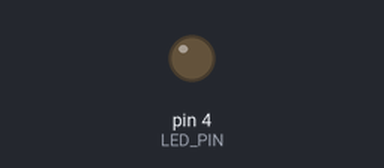
Bench run of a sketch on a simulated Arduino Uno, built with avr-gcc and run on an emulated ATmega328P. On the bench: output pins drawn as LEDs (lit = HIGH).

Above: at 0.15 s.
At 8.3 s:
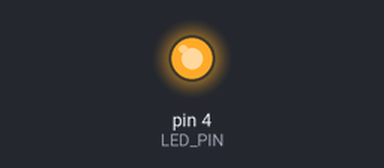
Timing chart, 0 to 14.3 s (numbered marks = the images above):
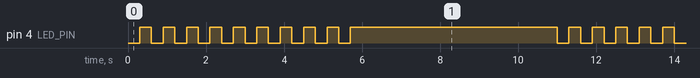

Measured:
- by itself, pin 4 (LED_PIN): repeats every 11.0 s: 8 × (LOW 0.30 s, HIGH 0.30 s), LOW 0.30 s, HIGH 5.3 s, LOW 0.30 s, HIGH 0.30 s
- by itself, everything shown: repeats every 11.0 s, in 20 steps

The sketch:

Example_4.ino
```cpp
#define LED_PIN 4
#define BUTTON 10


void setup() {
  // put your setup code here, to run once:
  pinMode(LED_PIN, OUTPUT);
  pinMode(BUTTON, INPUT);

}

void loop() {
  // put your main code here, to run repeatedly:
  for(int i=0; i < 10; i++){
    digitalWrite(LED_PIN, LOW);
    delay(300);
    digitalWrite(LED_PIN, HIGH);
    delay(300);
  }
  delay(5000);
}
```
